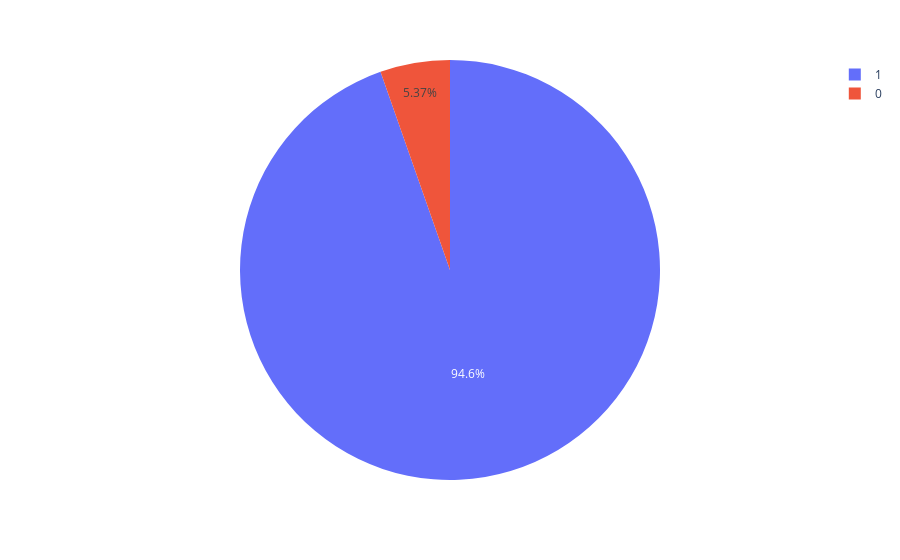

Notebook cell for this chart:
### Code cell
class1 = data.loc[data['fraud'] == 1, ['online_order', 'fraud']]
o_order1 = class1['online_order'].value_counts()
px.pie(class1, names = o_order1.index, values = o_order1.values)

### Figure 1 — Plotly figure (JSON) as saved in the notebook; plotly's stock layout.template omitted (floating-point values rounded to 4 significant figures)
{"data": [{"domain": {"x": [0, 1], "y": [0, 1]}, "hovertemplate": "label=%{label}<br>value=%{value}<extra></extra>", "labels": [1, 0], "legendgroup": "", "name": "", "showlegend": true, "type": "pie", "values": [82711, 4692]}], "layout": {"legend": {"tracegroupgap": 0}, "margin": {"t": 60}}}
